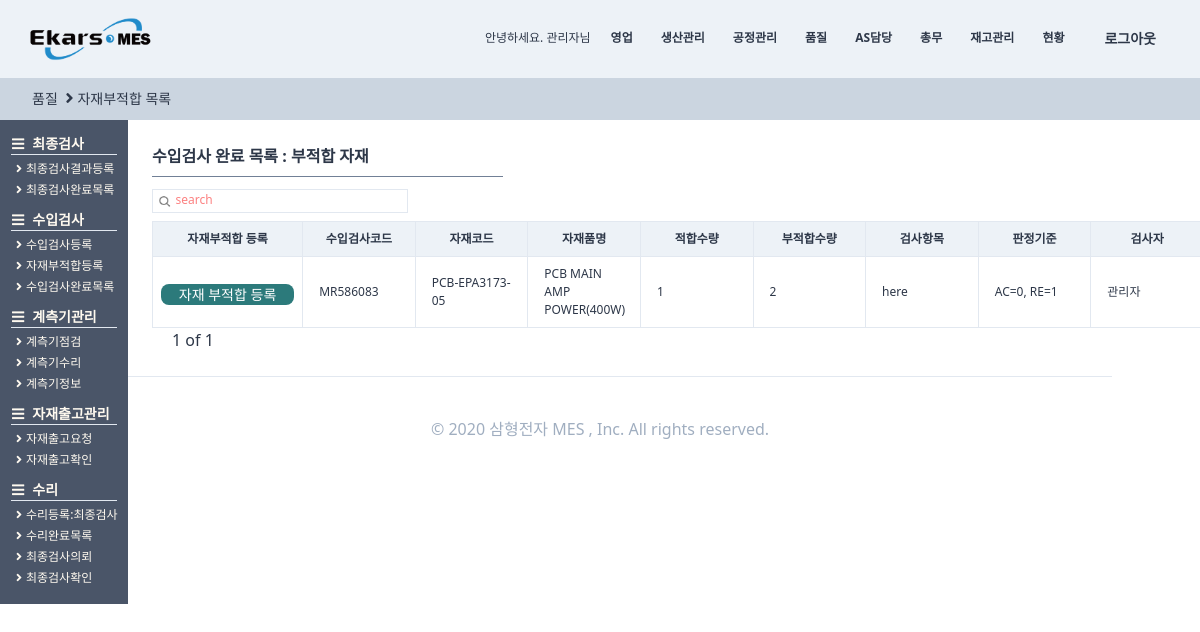
Page /qualitycontrols/lowmateriallist/ (signed in) on the earlier database version.
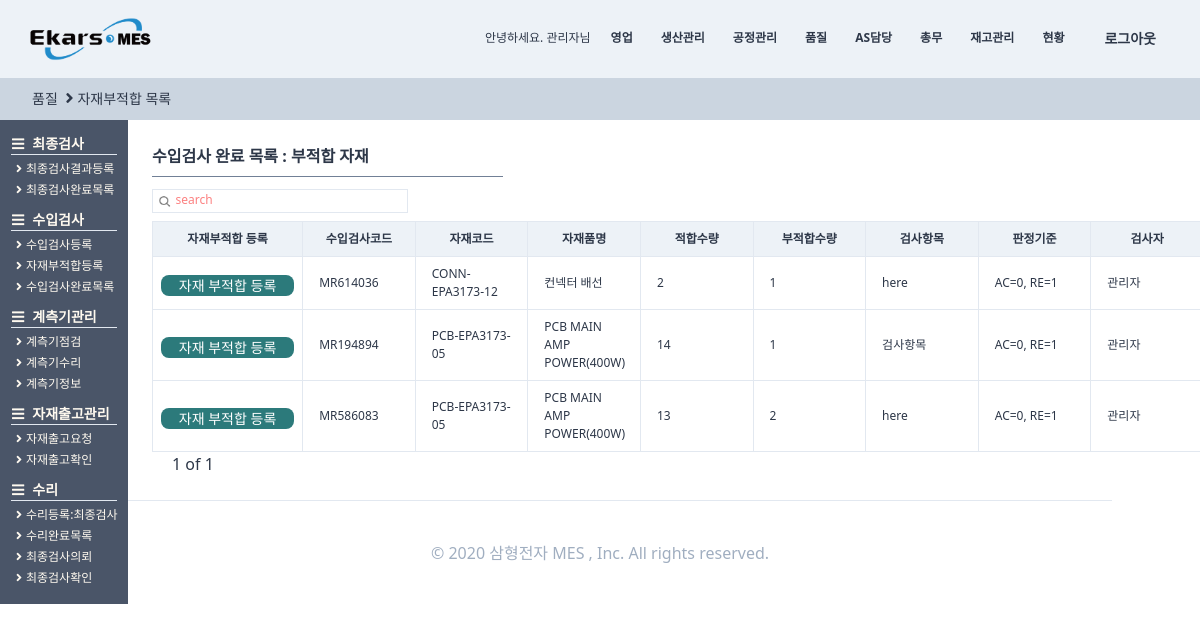
Same page on the later database version.
### users/models.py (models this page shows, shortened)
class User(AbstractUser, TimeStampedModel):
    부서 = models.ManyToManyField("Part", related_name="user", null=True)
    nowPart = models.ForeignKey(
        "Part", related_name="nowuser", on_delete=models.SET_NULL, null=True
    )
    class Meta:
        verbose_name = "사용자"
        verbose_name_plural = "사용자"
    def __str__(self):
        return self.first_name
    def lenofpart(self):
        num = self.부서.count()
        return num

class Part(TimeStampedModel):
    해당회사 = models.ForeignKey(
        "Company", related_name="Part", on_delete=models.CASCADE, null=True
    )
    부서명 = models.CharField(max_length=12, null=True, blank=True)
    class Meta:
        verbose_name = "부서"
        verbose_name_plural = "부서"

### qualitycontrols/models.py (models this page shows, shortened)
class MaterialCheck(TimeStampedModel):
    판정기준_CHOICES = (
        ("AC 0", "AC 0"),
        ("Re 1", "Re 1"),
    )
    수입검사코드 = models.CharField(max_length=20)
    수입검사의뢰 = models.OneToOneField(
        "MaterialCheckRegister",
        related_name="수입검사",
        on_delete=models.SET_NULL,
        null=True,
    )
    검사지침서 = models.CharField(max_length=100, null=True, blank=True,)
    검사자 = models.ForeignKey(
        users_models.User, related_name="수입검사", on_delete=models.SET_NULL, null=True
    )
    검사일자 = models.DateField(auto_now=False, auto_now_add=False, blank=True, null=True)
    검사항목 = models.CharField(max_length=20, null=True, blank=True,)
    판정기준 = models.CharField(max_length=20, null=True, blank=True, default="AC=0, RE=1")
    시료크기 = models.IntegerField()
    적합수량 = models.IntegerField()
    부적합수량 = models.IntegerField()
    부적합내용 = models.TextField(max_length=100, null=True, blank=True,)
    자재 = models.ForeignKey(
        SI_models.Material, related_name="수입검사", on_delete=models.SET_NULL, null=True
    )
    class Meta:
        verbose_name = "수입검사"
        verbose_name_plural = "수입검사"

### StandardInformation/models.py (models this page shows, shortened)
class Material(TimeStampedModel):
    EA = "EA"
    ROLL = "ROLL"
    BOX = "BOX"
    SET = "SET"
    봉 = "봉"
    단위_CHOICES = (
        (EA, "EA"),
        (ROLL, "ROLL"),
        (BOX, "BOX"),
        (SET, "SET"),
        (봉, "봉"),
    )
    자재 = "자재"
    부분품 = "부분품"
    상품 = "상품"
    품목_CHOICES = (
        (자재, "자재"),
        (부분품, "부분품"),
        (상품, "상품"),
    )
    작성자 = models.ForeignKey(
        "users.User", related_name="자재제품작성자", on_delete=models.SET_NULL, null=True
    )
    자재코드 = models.CharField(max_length=120, blank=True)
    품목 = models.CharField(
        choices=품목_CHOICES, max_length=4, null=True, blank=True, default=자재
    )
    자재품명 = models.CharField(max_length=100, blank=True)
    규격 = models.CharField(max_length=30, blank=True)
    단위 = models.CharField(choices=단위_CHOICES, max_length=4, blank=True, default=EA)
    자재공급업체 = models.ForeignKey(
        "SupplyPartner",
        related_name="제공자재",
        on_delete=models.SET_NULL,
        null=True,
        blank=True,
    )
    단가 = models.IntegerField(null=True)
    특이사항 = models.TextField(blank=True, null=True)
    class Meta:
        verbose_name = "자재"
        verbose_name_plural = "자재"

### qualitycontrols/views.py (the view, shortened to what this page needs)
# urls.py: path("lowmateriallist/", views.lowmateriallist.as_view(), name="lowmateriallist",),
class lowmateriallist(core_views.onelist):
    templatename = "qualitycontrols/materialcheckdonelist.html"
    def get_first_queryset(self, request):
        self.search = request.GET.get("search")
        if self.search is None:
            materialchecklist = QC_models.MaterialCheck.objects.exclude(
                부적합수량=0
            ).order_by("-created")
            queryset = []
            for s in materialchecklist:
                try:
                    s.자재부적합보고서
                except:
                    queryset.append(s)
            self.s_bool = False
        return queryset

### templates/qualitycontrols/materialcheckdonelist.html (shortened to what this page needs)
{%extends "qualitycontrols/qualitycontrolshome.html"%}
{% load static%}
{%block head_title%}
</a><i class="fas fa-angle-right mx-1 text-base"></i>자재부적합 목록
{%endblock head_title %}
{%block main_contens%}
<div class="flex flex-col">
    <div class="w-11/12 h-full ml-32 -mt-6 font-semibold pt-12 flex flex-col">
        <div class="flex flex-col">
            <div class="flex flex-col p-6 w-full ">
                <span class="border-b w-1/3 mb-3 border-gray-600 pb-2 font-semibold text-base">수입검사 완료 목록 : 부적합
                    자재</span>
                <div class="w-64 border h-6 mb-2">
                    <form method="get" action="" class="w-full flex ">
                        <button class="w-4 h-4 mt-1 ml-1  rounded-xl bg-cover bg-center"
                            style="background-image:url({% static 'img/search.png' %});"></button>
                        <input name="search"
                            class="ml-1 w-full border-none search-box text-xs font-medium placeholder-red-400 focus: outline-none"
                            placeholder={{search}} />
                    </form>
                </div>
                <div class="flex ">
                    <div class="flew flex-col">
                        <table class="table-fixed font-light text-xs w-full">
                            <thead>
                                <tr>
                                    <th class="border bg-gray-200 px-2 py-2 w-32">자재부적합 등록</th>
                                    <th class="border bg-gray-200 px-4 py-2 w-24">수입검사코드</th>
                                    <th class="border bg-gray-200 px-4 py-2 w-24">자재코드</th>
                                    <th class="border bg-gray-200 px-4 py-2 w-24">자재품명</th>
                                    <th class="border bg-gray-200 px-4 py-2 w-24">적합수량</th>
                                    <th class="border bg-gray-200 px-4 py-2 w-24">부적합수량</th>
                                    <th class="border bg-gray-200 px-4 py-2 w-24">검사항목</th>
                                    <th class="border bg-gray-200 px-4 py-2 w-24">판정기준</th>
                                    <th class="border bg-gray-200 px-4 py-2 w-24">검사자</th>
                                </tr>
                            </thead>
                            <tbody>
                                {%for list in queryset%}
                                <tr>
                                    <td class="border px-2 py-2 font-bold
                                    text-blue-800 justify-center">
                                        <a href="{%url "qualitycontrols:lowmaterialregister" list.pk %}">
                                            <div
                                                class="btn-link hover:bg-blue-800 bg-teal-700 hover:font-bold mt-1 mb-0  w-full">
                                                자재 부적합 등록
                                            </div>
                                        </a>
                                    </td>
                                    <td class="border px-4 py-2  hover:text-blue-700 hover:font-bold">
                                        <a href="{%url "qualitycontrols:materialcheckdetail" list.pk %}">
                                            {{list.수입검사코드}}</a></td>
                                    <td class="border px-4 py-2">{{list.자재.자재코드}}</td>
                                    <td class="border px-4 py-2">{{list.자재.자재품명}}</td>
                                    <td class="border px-4 py-2">{{list.적합수량}}</td>
                                    <td class="border px-4 py-2">{{list.부적합수량}}</td>
                                    <td class="border px-4 py-2">{{list.검사항목}}</td>
                                    <td class="border px-4 py-2">{{list.판정기준}}</td>
                                    <td class="border px-4 py-2">{{list.검사자}}</td>
                                </tr>
                                {%endfor%}
                            </tbody>
                        </table>
                        {%if nonpage%}
                        {%else%}
                        <div class="flex ml-2">
                            <span class="mx-3 font-medium  text-base">{{page}} of
                                {{totalpage}}</span>
                        </div>
                        {%endif%}
                    </div>
                </div>
            </div>
        </div>
    </div>
    {%endblock main_contens %}

### templates/partials/navigation.html
{% load static%}
<div class="flex items-center text-sm font-medium h-full w-full  flex-raw justify-end">
        {% if user.is_authenticated %}
        <div class="text-right  text-xs h-5">안녕하세요. {{user}}님</div>
        {% if user.lenofpart > 1 %}
        {% for part in user.부서.all %}
        <div
                class="ml-3 border-b-2 border-transparent h-full flex items-center hover:border-gray-600 font-semibold text-xs">
                <a href="{%url "core:parthome" part.pk %}" class="py-10 px-2">
                        {% if part.부서명 == "자재부" %}
                        재고관리
                        {%else%}
                        <script>
                                var parta = "{{ part.부서명 }}";
                                var result = parta.replace("부", '')
                                document.write(result)
                        </script>
                        {% endif %}
                </a></div>
        {% endfor %}
        {% endif %}
        <div class="nav_link font-semibold ml-3"><a href="{%url "users:logout"%}">로그아웃</a></div>
        {% else %}
        <li class="nav_link font-bold"><a href="{%url "users:signup"%}">가입하기</a></li>
        {% endif %}
</div>

Differences in the rows shown:
added MaterialCheck: 수입검사코드 "MR614036", 자재.자재코드 "CONN-EPA3173-12", 자재.자재품명 "컨넥터 배선", 적합수량 "2", 부적합수량 "1", 검사항목 "here", 판정기준 "AC=0, RE=1", 검사자 "관리자"
added MaterialCheck: 수입검사코드 "MR194894", 자재.자재코드 "PCB-EPA3173-05", 자재.자재품명 "PCB MAIN AMP POWER(400W)", 적합수량 "14", 부적합수량 "1", 검사항목 "검사항목", 판정기준 "AC=0, RE=1", 검사자 "관리자"
changed MaterialCheck "MR586083": 적합수량 "1" → "13"
